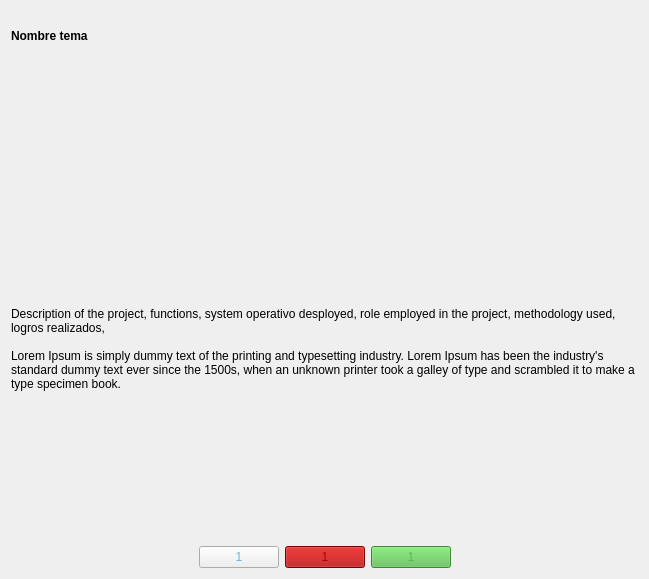
              <widget class="QWidget" name="scrollAreaWidgetContents_5">
               <property name="geometry">
                <rect>
                 <x>0</x>
                 <y>0</y>
                 <width>649</width>
                 <height>579</height>
                </rect>
               </property>
               <layout class="QVBoxLayout" name="verticalLayout">
                <item>
                 <widget class="QLabel" name="label_teoria_name_tema_2">
                  <property name="maximumSize">
                   <size>
                    <width>16777215</width>
                    <height>50</height>
                   </size>
                  </property>
                  <property name="font">
                   <font>
                    <weight>75</weight>
                    <bold>true</bold>
                   </font>
                  </property>
                  <property name="styleSheet">
                   <string notr="true"/>
                  </property>
                  <property name="text">
                   <string>Nombre tema</string>
                  </property>
                 </widget>
                </item>
                <item>
                 <widget class="QLabel" name="image_teoria_tema_2">
                  <property name="sizePolicy">
                   <sizepolicy hsizetype="Preferred" vsizetype="Preferred">
                    <horstretch>0</horstretch>
                    <verstretch>0</verstretch>
                   </sizepolicy>
                  </property>
                  <property name="minimumSize">
                   <size>
                    <width>64</width>
                    <height>0</height>
                   </size>
                  </property>
                  <property name="maximumSize">
                   <size>
                    <width>600</width>
                    <height>250</height>
                   </size>
                  </property>
                  <property name="styleSheet">
                   <string notr="true">border-radius: 15px;
margin: 15px;

</string>
                  </property>
                  <property name="text">
                   <string/>
                  </property>
                  <property name="pixmap">
                   <pixmap>../src/images/image_teoria.jpg</pixmap>
                  </property>
                  <property name="scaledContents">
                   <bool>true</bool>
                  </property>
                  <property name="alignment">
                   <set>Qt::AlignCenter</set>
                  </property>
                 </widget>
                </item>
                <item>
                 <widget class="QLabel" name="label_teoria_descripcion_tema_9">
                  <property name="autoFillBackground">
                   <bool>false</bool>
                  </property>
                  <property name="styleSheet">
                   <string notr="true">QLabel{
	qproperty-geometry: rect(200 30 500 150);
}</string>
                  </property>
                  <property name="text">
                   <string>Description of the project, functions, system operativo desployed, role employed in the project, methodology used, logros realizados,

Lorem Ipsum is simply dummy text of the printing and typesetting industry. Lorem Ipsum has been the industry's standard dummy text ever since the 1500s, when an unknown printer took a galley of type and scrambled it to make a type specimen book.</string>
                  </property>
                  <property name="scaledContents">
                   <bool>true</bool>
                  </property>
                  <property name="alignment">
                   <set>Qt::AlignLeading|Qt::AlignLeft|Qt::AlignTop</set>
                  </property>
                  <property name="wordWrap">
                   <bool>true</bool>
                  </property>
                 </widget>
                </item>
                <item>
                 <layout class="QGridLayout" name="gridLayout_2">
                  <item row="0" column="0">
                   <spacer name="horizontalSpacer_2">
                    <property name="orientation">
                     <enum>Qt::Horizontal</enum>
                    </property>
                    <property name="sizeHint" stdset="0">
                     <size>
                      <width>40</width>
                      <height>20</height>
                     </size>
                    </property>
                   </spacer>
                  </item>
                  <item row="0" column="4">
                   <spacer name="horizontalSpacer">
                    <property name="orientation">
                     <enum>Qt::Horizontal</enum>
                    </property>
                    <property name="sizeHint" stdset="0">
                     <size>
                      <width>40</width>
                      <height>20</height>
                     </size>
                    </property>
                   </spacer>
                  </item>
                  <item row="0" column="1">
                   <widget class="QPushButton" name="button_material_pro_crear">
                    <property name="styleSheet">
                     <string notr="true">color: rgb(96, 189, 218);</string>
                    </property>
                    <property name="text">
                     <string>1</string>
                    </property>
                    <property name="icon">
                     <iconset>
                      <normaloff>../src/icons/icon_home.png</normaloff>../src/icons/icon_home.png</iconset>
                    </property>
                    <property name="iconSize">
                     <size>
                      <width>30</width>
                      <height>45</height>
                     </size>
                    </property>
                   </widget>
                  </item>
                  <item row="0" column="3">
                   <widget class="QPushButton" name="button_teoria_pro_editar_4">
                    <property name="styleSheet">
                     <string notr="true">background-color: rgb(86, 188, 75);
color: rgb(86, 188, 75);
qproperty-geometry: rect(290 210 80 30);</string>
                    </property>
                    <property name="text">
                     <string>1</string>
                    </property>
                    <property name="icon">
                     <iconset>
                      <normaloff>../src/icons/icon_home.png</normaloff>../src/icons/icon_home.png</iconset>
                    </property>
                    <property name="iconSize">
                     <size>
                      <width>30</width>
                      <height>45</height>
                     </size>
                    </property>
                   </widget>
                  </item>
                  <item row="0" column="2">
                   <widget class="QPushButton" name="button_teoria_ingresar_4">
                    <property name="styleSheet">
                     <string notr="true">background-color: rgb(170, 0, 0);
color: rgb(170, 0, 0);</string>
                    </property>
                    <property name="text">
                     <string>1</string>
                    </property>
                    <property name="icon">
                     <iconset>
                      <normaloff>../src/icons/icon_home.png</normaloff>../src/icons/icon_home.png</iconset>
                    </property>
                    <property name="iconSize">
                     <size>
                      <width>30</width>
                      <height>45</height>
                     </size>
                    </property>
                   </widget>
                  </item>
                 </layout>
                </item>
               </layout>
              </widget>
